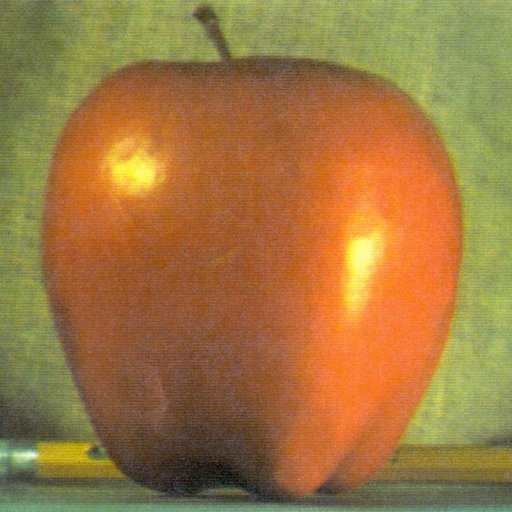
#> input picture Image_processing/major/apple.jpg, 512 x 512 px, found by its file name
$ python filter3_sobel.py   (older library calls are emulated)
#> lines starting #> are read from the running program, lines starting #| are printed output that depends on the picture
import cv2
import numpy as np

# Read an image in grayscale
image = cv2.imread("D:/Image_processing/Image_processing/major/apple.jpg", cv2.IMREAD_GRAYSCALE)
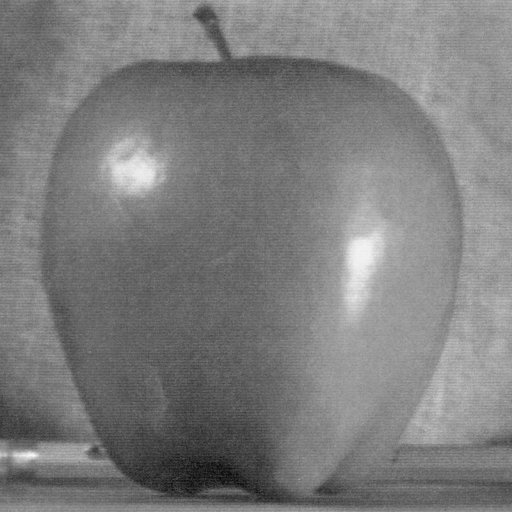
#> image: shape (512, 512); min 7, max 250, mean 125.2

# Apply Sobel filter
sobel_x = cv2.Sobel(image, cv2.CV_64F, 1, 0, ksize=3)
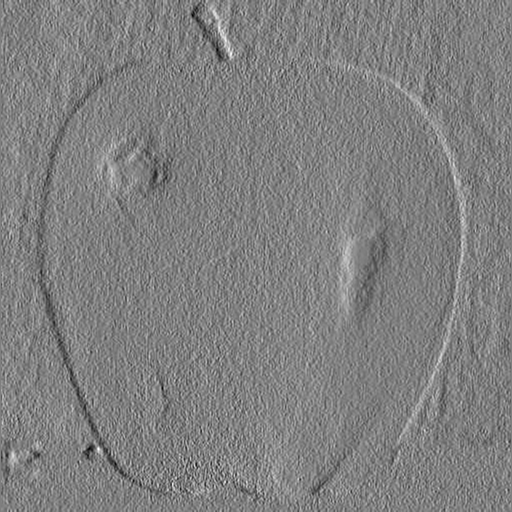
#> sobel_x: shape (512, 512) float64; min -153, max 152, mean 0.5; drawn with min black and max white
sobel_y = cv2.Sobel(image, cv2.CV_64F, 0, 1, ksize=3)
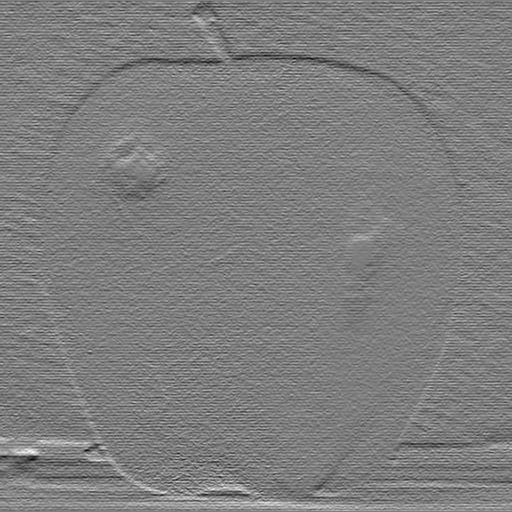
#> sobel_y: shape (512, 512) float64; min -229, max 233, mean -0.2; drawn with min black and max white
sobel_combined = cv2.magnitude(sobel_x, sobel_y)
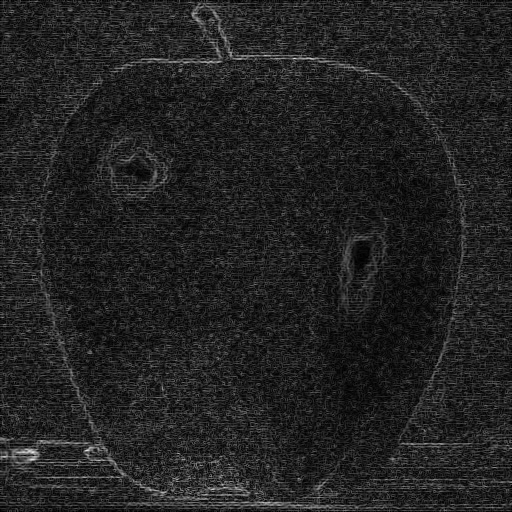
#> sobel_combined: shape (512, 512) float64; min 0, max 233.1, mean 34.4

# Display the original and Sobel-filtered image

cv2.imshow('Sobel Filtered Image', np.uint8(sobel_combined))
cv2.waitKey(0)
cv2.destroyAllWindows()
